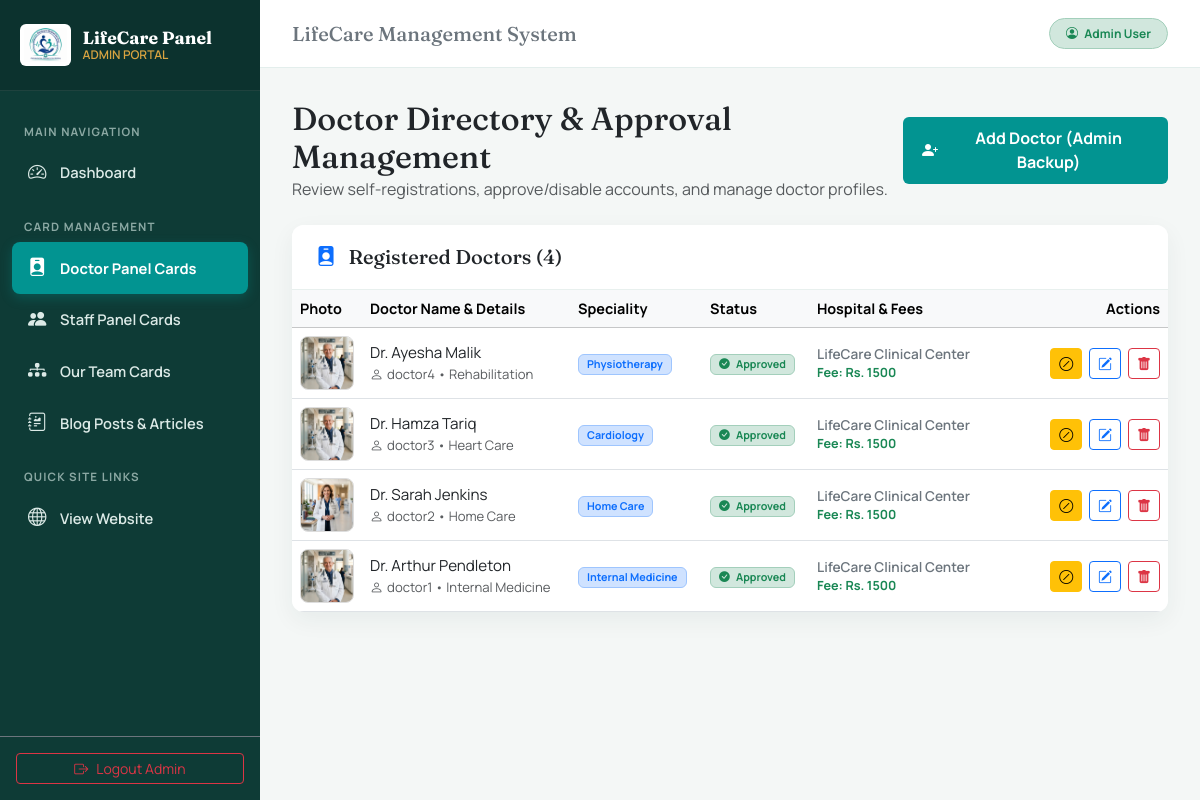
/nursing/admin/doctors.php (signed in), run on the app's committed database.
### tables this page shows
CREATE TABLE `doctors` (
  `id` int(11) NOT NULL AUTO_INCREMENT,
  `username` varchar(100) DEFAULT NULL,
  `password` varchar(255) DEFAULT NULL,
  `status` varchar(20) NOT NULL DEFAULT 'approved',
  `name` varchar(255) NOT NULL,
  `speciality` varchar(255) DEFAULT NULL,
  `role` varchar(255) DEFAULT NULL,
  `qualifications` varchar(255) DEFAULT NULL,
  `badge` varchar(100) DEFAULT 'PMC Verified',
  `experience` varchar(100) DEFAULT '10 Years',
  `waitTime` varchar(100) DEFAULT 'Under 15 Mins',
  `satisfaction` varchar(100) DEFAULT '97%',
  `hospitalName` varchar(255) DEFAULT 'LifeCare Clinical Center',
  `hospitalFee` varchar(100) DEFAULT '1500',
  `hospitalSchedule` varchar(255) DEFAULT 'Mon - Sat: 02:00 PM - 05:00 PM',
  `videoFee` varchar(100) DEFAULT '1000',
  `videoSchedule` varchar(255) DEFAULT 'Mon - Sun: 09:00 AM - 04:00 PM',
  `image` varchar(255) NOT NULL DEFAULT 'assets/doctor_1.jpg',
  `description` text DEFAULT NULL,
  `aboutBio` text DEFAULT NULL,
  `whatsapp` varchar(50) DEFAULT '923008053198',
  `created_at` timestamp NOT NULL DEFAULT CURRENT_TIMESTAMP,
  PRIMARY KEY (`id`)
);

### nursing/config.php (called while the page is built, shortened)
<?php
function getDBConnection() {
    try {
        $dsn = "mysql:host=" . DB_HOST . ";dbname=" . DB_NAME . ";charset=utf8mb4";
        $options = [
            PDO::ATTR_ERRMODE            => PDO::ERRMODE_EXCEPTION,
            PDO::ATTR_DEFAULT_FETCH_MODE => PDO::FETCH_ASSOC,
            PDO::ATTR_EMULATE_PREPARES   => false,
        ];
        $pdo = new PDO($dsn, DB_USER, DB_PASS, $options);
        return $pdo;
    } catch (Exception $e) {
        return null;
    }
}
function getData($type) {
    $db = getDBConnection();
    if ($db) {
        try {
            $allowedTables = ['doctors', 'staff', 'team', 'blogs', 'contact_messages'];
            if (in_array($type, $allowedTables)) {
                $stmt = $db->query("SELECT * FROM `{$type}` ORDER BY id DESC");
                $data = $stmt->fetchAll();
                if (!empty($data)) {
                    return $data;
                }
            }
        } catch (Exception $e) {
        }
    }
    return [];
}

### nursing/admin/doctors.php (the view, shortened to what this page needs)
<?php
require_once __DIR__ . '/../config.php';
$type = 'doctors';
$doctors = getData($type);
require_once __DIR__ . '/inc/header.php';
?>
<div class="d-flex justify-content-between align-items-center mb-4">
    <div>
        <h2 class="m-0 text-dark">Doctor Directory & Approval Management</h2>
        <p class="text-muted m-0">Review self-registrations, approve/disable accounts, and manage doctor profiles.</p>
    </div>
    <button type="button" class="btn-care" data-bs-toggle="modal" data-bs-target="#doctorModal" onclick="resetDoctorForm()">
        <i class="bi bi-person-plus-fill me-1"></i> Add Doctor (Admin Backup)
    </button>
</div>
<div class="card-custom">
    <div class="card-custom-header">
        <h5 class="m-0 font-weight-bold text-dark"><i class="bi bi-person-badge-fill text-primary me-2"></i> Registered Doctors (<?= count($doctors) ?>)</h5>
    </div>
    <div class="table-responsive p-0">
        <table class="table table-hover align-middle mb-0" style="font-size: 0.9rem;">
            <thead class="table-light">
                <tr>
                    <th style="width: 70px;">Photo</th>
                    <th>Doctor Name & Details</th>
                    <th>Speciality</th>
                    <th>Status</th>
                    <th>Hospital & Fees</th>
                    <th class="text-end" style="width: 180px;">Actions</th>
                </tr>
            </thead>
            <tbody>
                <?php if (empty($doctors)): ?>
                    <tr>
                        <td colspan="6" class="text-center text-muted py-4">No doctor profiles found.</td>
                    </tr>
                <?php else: ?>
                    <?php foreach ($doctors as $doc):
                        $docStatus = $doc['status'] ?? 'approved';
                    ?>
                        <tr>
                            <td>
                                <img src="../<?= htmlspecialchars($doc['image']) ?>" alt="Photo" class="thumb-preview" onerror="this.src='../assets/doctor_1.jpg'">
                            </td>
                            <td>
                                <div class="font-weight-bold text-dark" style="font-size: 0.95rem;"><?= htmlspecialchars($doc['name']) ?></div>
                                <div class="text-muted" style="font-size: 0.82rem;">
                                    <?php if (!empty($doc['username'])): ?>
                                        <i class="bi bi-person me-1"></i><?= htmlspecialchars($doc['username']) ?> &bull;
                                    <?php endif; ?>
                                    <?= htmlspecialchars($doc['qualifications'] ?? $doc['badge'] ?? '') ?>
                                </div>
                            </td>
                            <td>
                                <span class="badge bg-primary-subtle text-primary border border-primary-subtle px-2 py-1"><?= htmlspecialchars($doc['speciality'] ?? $doc['role'] ?? 'General') ?></span>
                            </td>
                            <td>
                                <?php if ($docStatus === 'approved'): ?>
                                    <span class="badge bg-success-subtle text-success border border-success-subtle px-2 py-1"><i class="bi bi-check-circle-fill me-1"></i> Approved</span>
                                <?php elseif ($docStatus === 'pending'): ?>
                                    <span class="badge bg-warning-subtle text-warning border border-warning-subtle px-2 py-1"><i class="bi bi-clock-history me-1"></i> Pending</span>
                                <?php else: ?>
                                    <span class="badge bg-danger-subtle text-danger border border-danger-subtle px-2 py-1"><i class="bi bi-slash-circle me-1"></i> Disabled</span>
                                <?php endif; ?>
                            </td>
                            <td>
                                <div class="fw-semibold text-secondary" style="font-size: 0.85rem;"><?= htmlspecialchars($doc['hospitalName'] ?? 'LifeCare Clinic') ?></div>
                                <div class="text-success small fw-bold">Fee: Rs. <?= htmlspecialchars($doc['hospitalFee'] ?? '1500') ?></div>
                            </td>
                            <td class="text-end">
                                <?php if ($docStatus !== 'disabled'): ?>
                                    <a href="doctors.php?action=status&status=disabled&id=<?= $doc['id'] ?>" class="btn btn-sm btn-warning me-1" title="Disable Account">
                                        <i class="bi bi-slash-circle"></i>
                                    </a>
                                <?php endif; ?>
                                <button class="btn btn-sm btn-outline-primary me-1" onclick="editDoctor(<?= htmlspecialchars(json_encode($doc)) ?>)" title="Edit">
                                    <i class="bi bi-pencil-square"></i>
                                </button>
                                <a href="doctors.php?action=delete&id=<?= $doc['id'] ?>" class="btn btn-sm btn-outline-danger" onclick="return confirm('Are you sure you want to delete this doctor account?');" title="Delete">
                                    <i class="bi bi-trash-fill"></i>
                                </a>
                            </td>
                        </tr>
                    <?php endforeach; ?>
                <?php endif; ?>
            </tbody>
        </table>
    </div>
</div>
<?php require_once __DIR__ . '/inc/footer.php'; ?>

### nursing/admin/inc/header.php (style rules this page uses)
:root { --teal-900: #0E3B36; --teal-700: #1B6B63; --teal-500: #2E8C82; --brand-navy: #03357A; --brand-teal: #029491; --amber-500: #D9A441; --bg-light: #F4F7F6; }
body { font-family: 'Manrope', sans-serif; background-color: var(--bg-light); color: #2B3230; margin: 0; min-height: 100vh; }
h1, h2, h3, h4, h5 { font-family: 'Fraunces', serif; }
.card-custom { border: none; border-radius: 12px; box-shadow: 0 8px 24px rgba(14,59,54,0.06); background: #fff; overflow: hidden; }
.card-custom-header { background: #fff; border-bottom: 1px solid #E8F0EE; padding: 1.25rem 1.5rem; display: flex; align-items: center; justify-content: space-between; }
.btn-care { background: var(--brand-teal); color: #fff; font-weight: 700; border: none; padding: 0.6rem 1.2rem; border-radius: 6px; transition: 0.25s; text-decoration: none; display: inline-flex; align-items: center; gap: 0.4rem; }
.thumb-preview { width: 54px; height: 54px; border-radius: 8px; object-fit: cover; border: 1px solid #ddd; }

### data on the page
doctors: name "Dr. Ayesha Malik", username "doctor4", badge "Rehabilitation", speciality "Physiotherapy", status "approved" (drawn), hospitalName "LifeCare Clinical Center", hospitalFee "1500"
doctors: name "Dr. Hamza Tariq", username "doctor3", badge "Heart Care", speciality "Cardiology", status "approved" (drawn), hospitalName "LifeCare Clinical Center", hospitalFee "1500"
doctors: image (picture), name "Dr. Sarah Jenkins", username "doctor2", badge "Home Care", speciality "Home Care", status "approved" (drawn), hospitalName "LifeCare Clinical Center", hospitalFee "1500"
doctors: image (picture), name "Dr. Arthur Pendleton", username "doctor1", badge "Internal Medicine", speciality "Internal Medicine", status "approved" (drawn), hospitalName "LifeCare Clinical Center", hospitalFee "1500"

### other printed values
count($doctors) "4"
